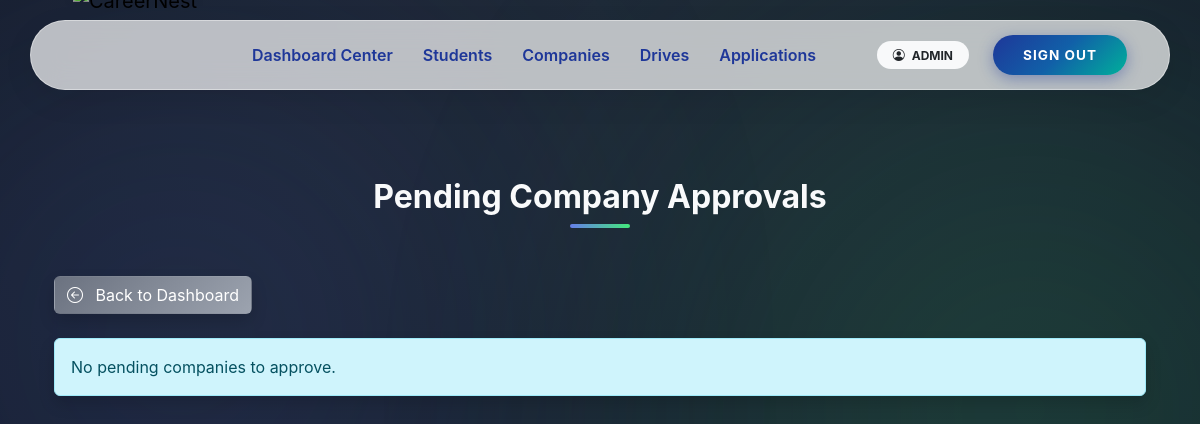
Page /admin/companies/pending (signed in) on the earlier database version.
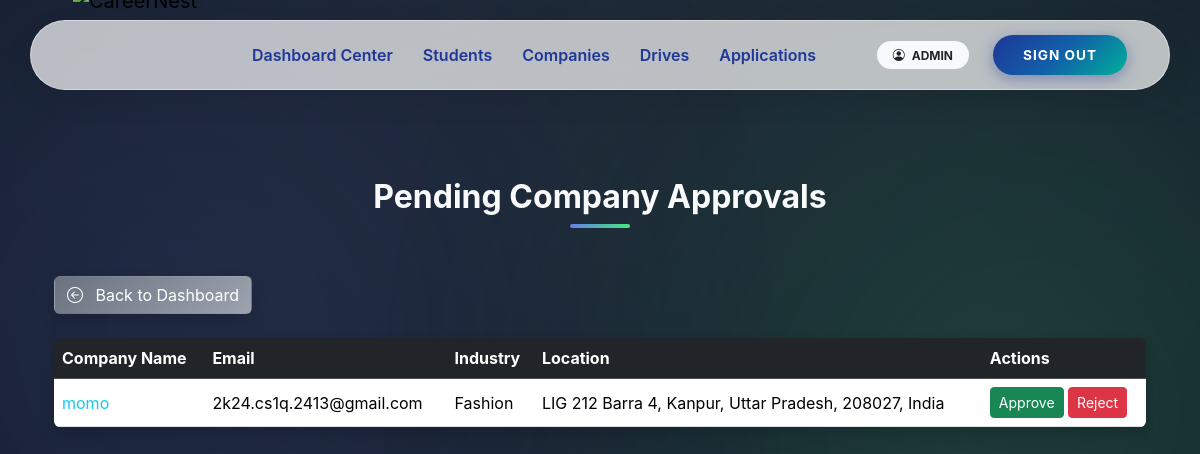
Same page on the later database version.
### app/models.py (models this page shows, shortened)
class User(UserMixin, db.Model):
    __tablename__ = "users"
    user_id = db.Column(db.Integer, primary_key=True)
    email = db.Column(db.String(120), unique=True, nullable=False)
    password_hash = db.Column(db.String(255), nullable=False)
    role = db.Column(db.String(20), nullable=False)
    is_active = db.Column(db.Boolean, default=True)
    is_approved = db.Column(db.Boolean, default=False)
    is_blacklisted = db.Column(db.Boolean, default=False)
    created_at = db.Column(db.DateTime, default=datetime.utcnow)
    student = db.relationship(
        "Student",
        back_populates="user",
        uselist=False,
        cascade="all, delete-orphan"
    )
    company = db.relationship(
        "Company",
        back_populates="user",
        uselist=False,
        cascade="all, delete-orphan"
    )
    admin = db.relationship(
        "Admin",
        back_populates="user",
        uselist=False,
        cascade="all, delete-orphan"
    )

class Company(db.Model):
    __tablename__ = "companies"
    user_id = db.Column(
        db.Integer,
        db.ForeignKey("users.user_id", ondelete="CASCADE"),
        primary_key=True
    )
    company_name = db.Column(db.String(150), nullable=False)
    industry = db.Column(db.String(100))
    location = db.Column(db.String(200))
    website = db.Column(db.String(200))
    contact_person = db.Column(db.String(100))
    contact_phone = db.Column(db.String(20))
    description = db.Column(db.Text)
    user = db.relationship("User", back_populates="company")
    drives = db.relationship(
        "PlacementDrive",
        back_populates="company",
        cascade="all, delete-orphan"
    )

### app/admin/routes.py (the view)
@admin_bp.route('/companies/pending')
@login_required
@role_required('admin')
def pending_companies():
    companies = User.query.filter_by(role='company', is_approved=False).all()
    return render_template('admin/pending_companies.html', companies=companies)

### app/utils.py (called while the page is built)
def role_required(required_role):
    def decorator(f):
        @wraps(f)
        def decorated_function(*args, **kwargs):
            if not current_user.is_authenticated:
                abort(401)
            if current_user.role != required_role:
                abort(403)
            if required_role in ["student", "company"] and not current_user.is_approved:
                abort(403)
            if current_user.is_blacklisted:
                abort(403)
            return f(*args, **kwargs)
        return decorated_function
    return decorator

### app/templates/admin/pending_companies.html (shortened to what this page needs)
{% extends 'base.html' %}
{% block content %}
<div class="dashboard-bg">
  <div class="container position-relative">
    <h2 class="section-heading text-center mb-5">Pending Company Approvals</h2>
    <a href="{{ url_for('admin.dashboard') }}" class="btn btn-gradient-secondary mb-4 shadow hover-glow text-white">
      <i class="bi bi-arrow-left-circle me-2"></i> Back to Dashboard
    </a>
    {% if companies %}
    <div class="table-responsive shadow rounded">
      <table class="table table-hover align-middle mb-0 text-white">
        <thead class="table-dark">
          <tr>
            <th>Company Name</th>
            <th>Email</th>
            <th>Industry</th>
            <th>Location</th>
            <th>Actions</th>
          </tr>
        </thead>
        <tbody>
          {% for company in companies %}
          <tr>
            <td>
              <a href="{{ url_for('admin.company_detail', user_id=company.user_id) }}" class="text-info text-decoration-none">
                {{ company.company.company_name if company.company else 'N/A' }}
              </a>
            </td>
            <td>{{ company.email }}</td>
            <td>{{ company.company.industry if company.company else 'N/A' }}</td>
            <td>{{ company.company.location if company.company else 'N/A' }}</td>
            <td>
              <form action="{{ url_for('admin.approve_company', user_id=company.user_id) }}" method="POST" style="display:inline;">
                <button type="submit" class="btn btn-success btn-sm hover-glow">Approve</button>
              </form>
              <form action="{{ url_for('admin.reject_company', user_id=company.user_id) }}" method="POST" style="display:inline;">
                <button type="submit" class="btn btn-danger btn-sm hover-glow">Reject</button>
              </form>
            </td>
          </tr>
          {% endfor %}
        </tbody>
      </table>
    </div>
    {% else %}
    <div class="alert alert-info shadow rounded">No pending companies to approve.</div>
    {% endif %}
  </div>
</div>
{% endblock %}

Differences in the rows shown:
added User: company "momo", email "2k24.cs1q.2413@gmail.com", company "Fashion", company "LIG 212 Barra 4, Kanpur, Uttar Pradesh, 208027, India"
Other differences:
text no longer shown: "No pending companies to approve."
text now shown: "Company Name Email Industry Location Actions"
